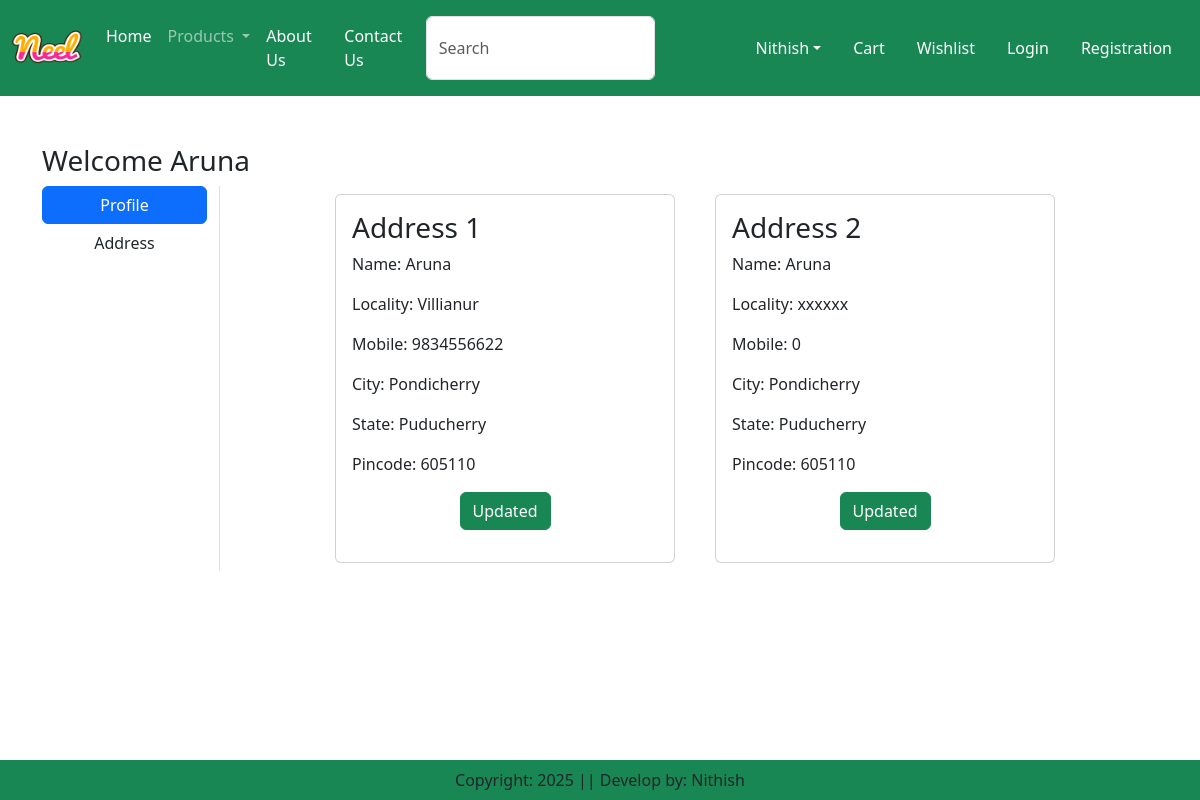
Page /address/ (signed in) on the earlier database version.
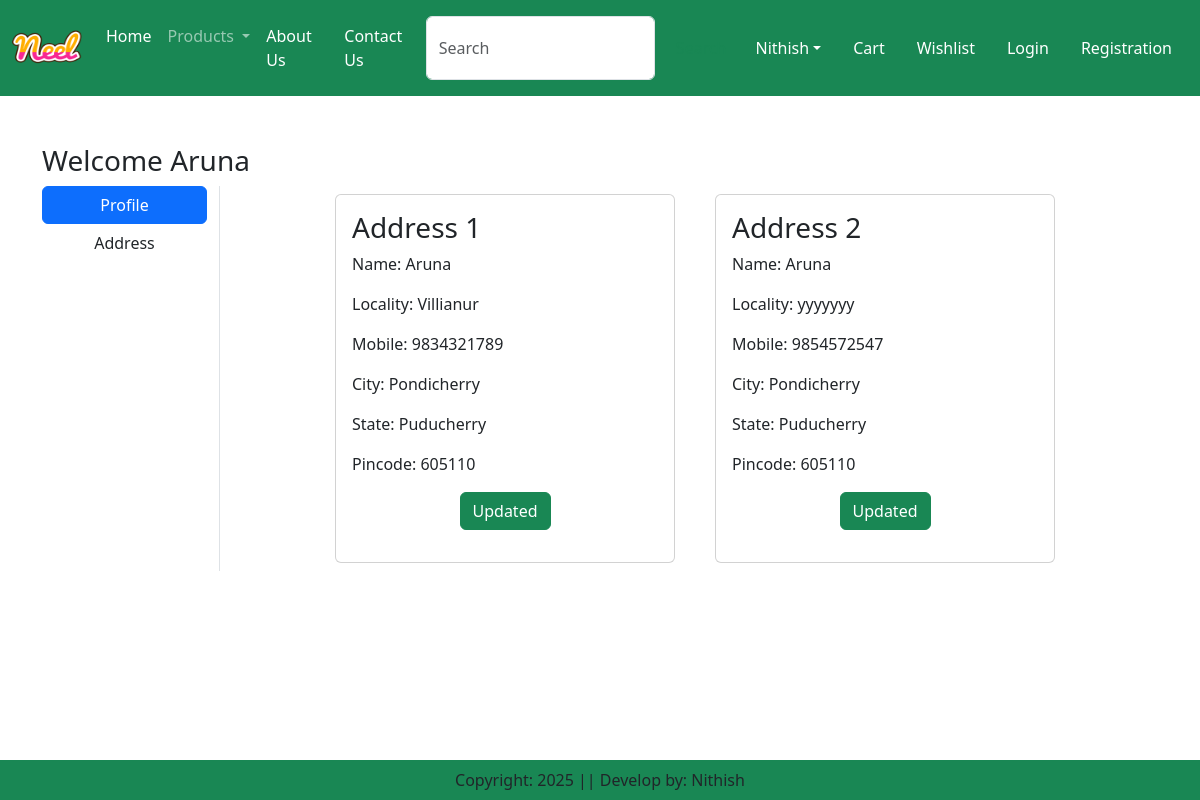
Same page on the later database version.
### app/models.py (models this page shows, shortened)
class Customer(models.Model):
    user = models.ForeignKey(User,on_delete=models.CASCADE)
    name = models.CharField(max_length=200)
    locality = models.CharField(max_length=200)
    city = models.CharField(max_length=50)
    mobile = models.IntegerField(default=0)
    zipcode = models.IntegerField()
    state = models.CharField(choices=STATE_CHOICES,max_length=100)

### app/views.py (the view)
# urls.py: path('address/', views.address, name="address"),
def address(request):
    add = Customer.objects.filter(user=request.user)
    return render(request, 'app/address.html',locals())

### app/templates/app/address.html (shortened to what this page needs)
{% extends 'app/base.html' %}
{% load static %}
{% block main-content %}
<div class="container my-5">
    <div class="row">
        <h3>Welcome <span class="text-capitalize">{{request.user}}</span></h3>
        <div class="col-sm-2 border-end">
            <ul class="list-unstyled">
                <li class="d-grid"><a href="{% url 'profile' %}" class="btn btn-primary">Profile</a></li>
                <li class="d-grid"><a href="{% url 'address' %}" class="btn">Address</a></li>
            </ul>
        </div>
        <div class="col-sm-8 offset-sm-1">
            <div class="row">
                {% for ad in add %}
                <div class="col-sm-6">
                    <div class="card m-2">
                        <div class="card-body">
                            <h3>Address {{forloop.counter}}</h3>
                            <p>Name: {{ad.name}}</p>
                            <p>Locality: {{ad.locality}}</p>
                            <p>Mobile: {{ad.mobile}}</p>
                            <p>City: {{ad.city}}</p>
                            <p>State: {{ad.state}}</p>
                            <p>Pincode: {{ad.zipcode}}</p>
                            <p class="text-center"><a href="{% url 'updateAddress' pk=ad.id %}" type="button" class="btn btn-success">Updated</a></p>
                        </div>
                    </div>
                </div>
                {% endfor %}
            </div>
        </div>
    </div>
</div>
{% endblock main-content %}

Differences in the rows shown:
changed Customer "Villianur": mobile "9834556622" → "9834321789"
changed Customer: locality "xxxxxx" → "yyyyyyy"; mobile "0" → "9854572547"
